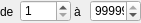
             <widget class="QFrame" name="frameNORAD">
              <property name="geometry">
               <rect>
                <x>200</x>
                <y>37</y>
                <width>141</width>
                <height>23</height>
               </rect>
              </property>
              <property name="font">
               <font/>
              </property>
              <property name="mouseTracking">
               <bool>true</bool>
              </property>
              <property name="frameShape">
               <enum>QFrame::NoFrame</enum>
              </property>
              <property name="frameShadow">
               <enum>QFrame::Plain</enum>
              </property>
              <widget class="QLabel" name="lbl_noradMin">
               <property name="geometry">
                <rect>
                 <x>0</x>
                 <y>4</y>
                 <width>21</width>
                 <height>16</height>
                </rect>
               </property>
               <property name="font">
                <font/>
               </property>
               <property name="text">
                <string>de</string>
               </property>
              </widget>
              <widget class="QSpinBox" name="noradMin">
               <property name="geometry">
                <rect>
                 <x>20</x>
                 <y>0</y>
                 <width>51</width>
                 <height>22</height>
                </rect>
               </property>
               <property name="font">
                <font/>
               </property>
               <property name="minimum">
                <number>1</number>
               </property>
               <property name="maximum">
                <number>99999</number>
               </property>
               <property name="value">
                <number>1</number>
               </property>
              </widget>
              <widget class="QLabel" name="lbl_noradMax">
               <property name="geometry">
                <rect>
                 <x>74</x>
                 <y>4</y>
                 <width>16</width>
                 <height>16</height>
                </rect>
               </property>
               <property name="font">
                <font/>
               </property>
               <property name="text">
                <string>à</string>
               </property>
              </widget>
              <widget class="QSpinBox" name="noradMax">
               <property name="geometry">
                <rect>
                 <x>90</x>
                 <y>0</y>
                 <width>51</width>
                 <height>22</height>
                </rect>
               </property>
               <property name="font">
                <font/>
               </property>
               <property name="minimum">
                <number>1</number>
               </property>
               <property name="maximum">
                <number>99999</number>
               </property>
               <property name="value">
                <number>99999</number>
               </property>
              </widget>
             </widget>
